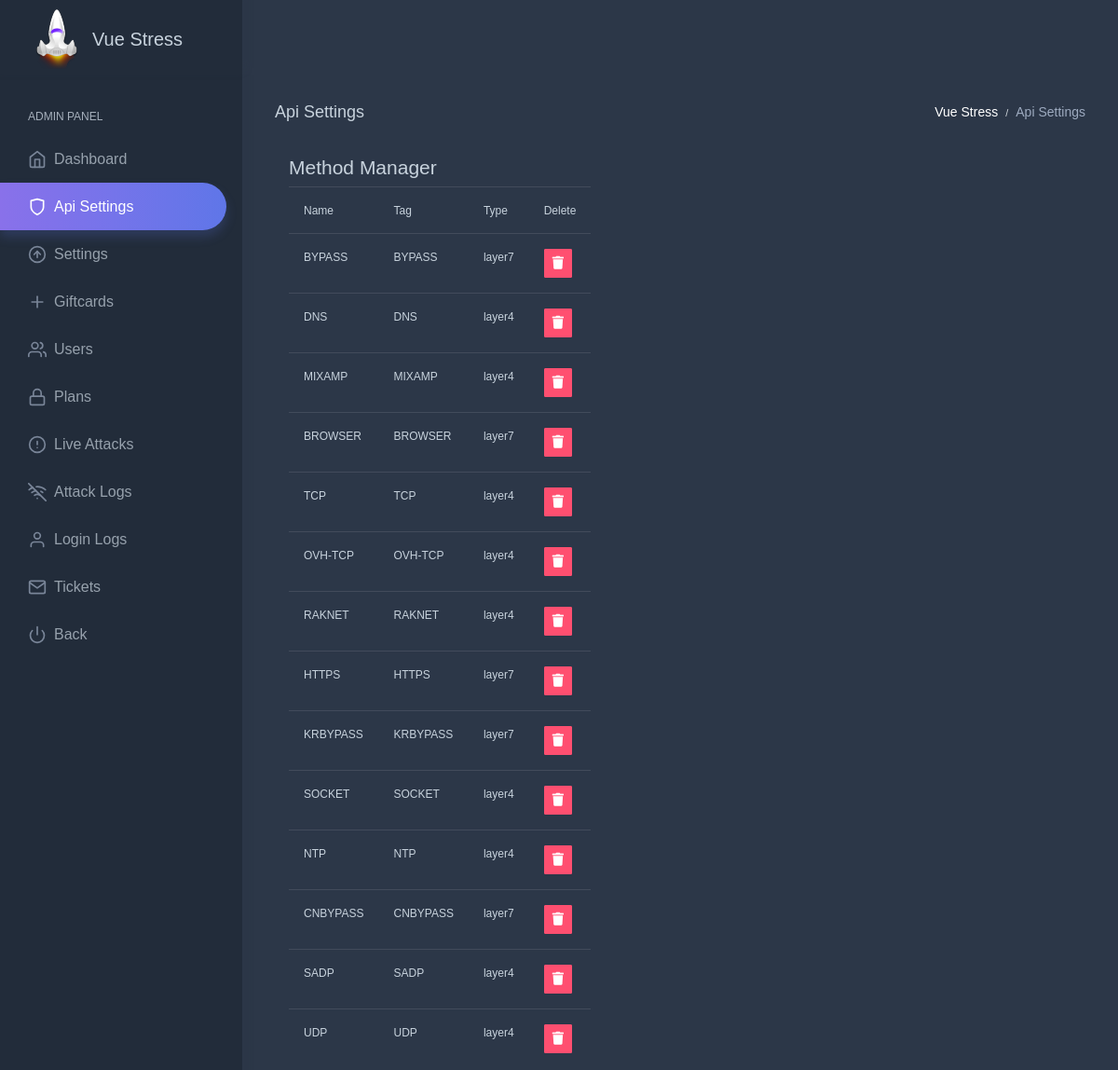
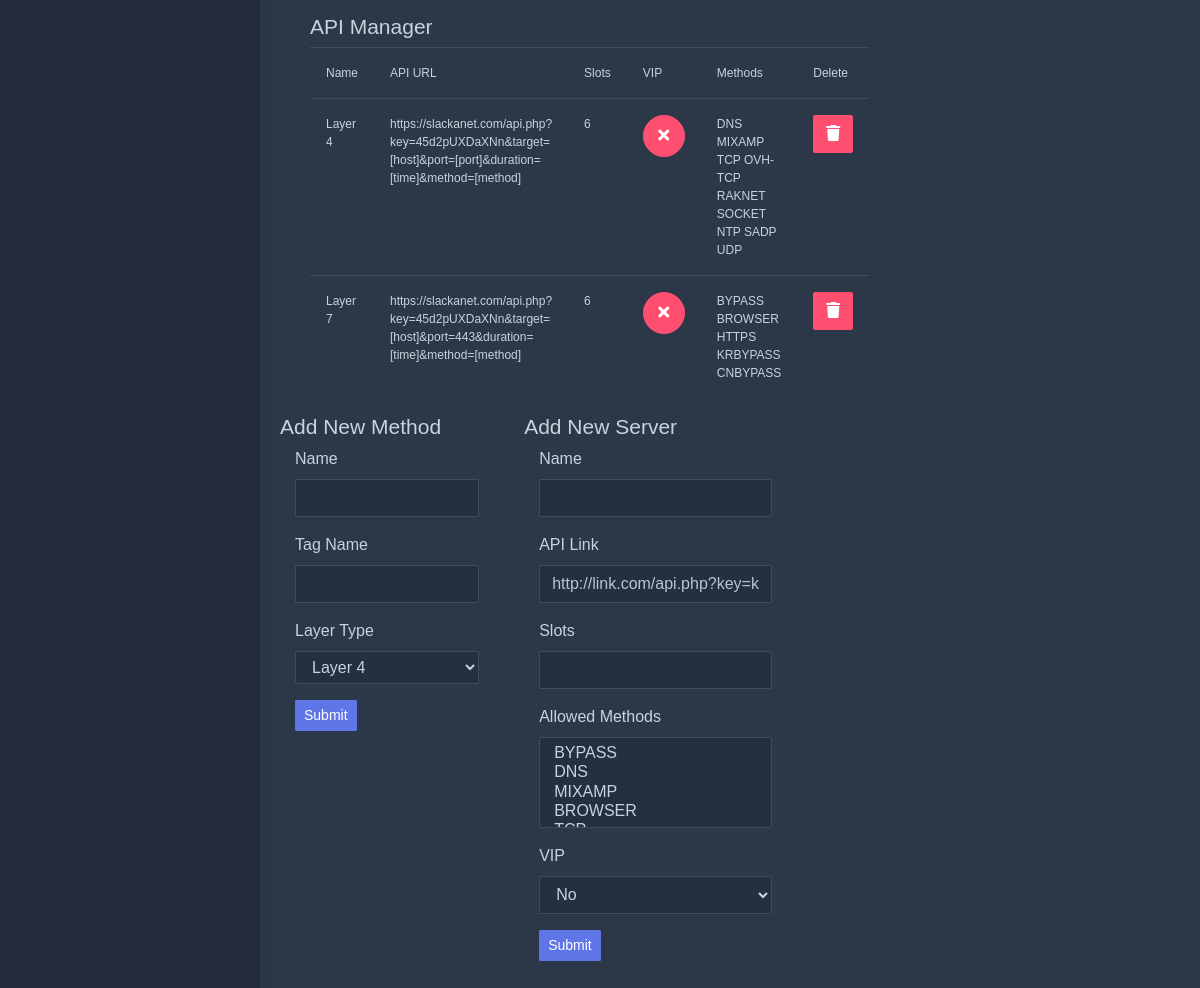
The page /panel/vse/settingsapi.php (signed in) on the database its author committed (2 pictures, top to bottom).
### tables this page shows
CREATE TABLE `settings` (
  `sitename` varchar(1024) NOT NULL,
  `stripePubKey` varchar(255) NOT NULL,
  `url` varchar(255) NOT NULL,
  `description` text NOT NULL,
  `cooldown` int NOT NULL,
  `cooldownTime` int NOT NULL,
  `paypal` varchar(50) NOT NULL,
  `bitcoin` varchar(50) NOT NULL,
  `stripe` int NOT NULL,
  `maintaince` varchar(100) NOT NULL,
  `rotation` int NOT NULL DEFAULT '0',
  `unique_attacks` int NOT NULL,
  `system` varchar(7) NOT NULL,
  `maxattacks` int NOT NULL,
  `testboots` int NOT NULL,
  `cloudflare` int NOT NULL,
  `skype` varchar(200) NOT NULL,
  `key` varchar(100) NOT NULL,
  `issuerId` varchar(50) NOT NULL,
  `coinpayments` varchar(50) NOT NULL,
  `ipnSecret` varchar(100) NOT NULL,
  `google_site` varchar(644) NOT NULL,
  `google_secret` varchar(644) NOT NULL,
  `btc_address` varchar(64) NOT NULL,
  `secretKey` varchar(50) NOT NULL,
  `cbp` int NOT NULL,
  `paypal_email` varchar(64) NOT NULL,
  `theme` varchar(64) NOT NULL,
  `logo` varchar(64) NOT NULL,
  `stripeSecretKey` varchar(255) NOT NULL
);

CREATE TABLE `methods` (
  `id` int NOT NULL,
  `name` varchar(30) NOT NULL,
  `fullname` varchar(20) NOT NULL,
  `type` varchar(6) NOT NULL,
  `command` varchar(1000) NOT NULL
);

CREATE TABLE `api` (
  `id` int NOT NULL,
  `name` varchar(50) NOT NULL,
  `api` varchar(1024) NOT NULL,
  `slots` int NOT NULL,
  `methods` varchar(100) NOT NULL,
  `vip` int NOT NULL
);

### panel/vvv/avg/usv.php (called while the page is built, shortened)
<?php
	$siteinfo = $odb -> query("SELECT * FROM `settings` LIMIT 1");
	while ($show = $siteinfo -> fetch(PDO::FETCH_ASSOC)){
		$sitename = $show['sitename'];
	}
?>

### panel/vse/settingsapi.php (the view, shortened to what this page needs)
<?php
	require_once 'header.php';
?>
		<div class="page-wrapper" style="display: block;">
			<div class="page-breadcrumb">
				<div class="d-flex align-items-center">
					<h4 class="page-title text-truncate text-white font-weight-medium mb-0">Api Settings</h4>
					<div class="ml-auto">
						<nav aria-label="breadcrumb">
							<ol class="breadcrumb m-0 p-0">
								<li class="breadcrumb-item text-sql" aria-current="page"><?php echo $sitename; ?></li>
								<li class="breadcrumb-item text-muted" aria-current="page">Api Settings</li>
							</ol>
						</nav>
					</div>
				</div>
			</div>
                 <div class="container-fluid">
                    <div class="row">
                        <div class="col-md-6 col-lg-12">
	     <div class="col-md-4 col-sm-12 col-xs-12">
          <div class="white-box">
            <h3 class="box-title">Method Manager</h3>
				<table class="table">
						<tr>
							<th style="font-size: 12px;">Name</th>
							<th style="font-size: 12px;">Tag</th>
							<th style="font-size: 12px;">Type</th>
							<th style="font-size: 12px;">Delete</th>
						</tr>
						<tr>
							<form method="post">
								<?php
								$SQLGetMethods = $odb -> query("SELECT * FROM `methods`");
								while($getInfo = $SQLGetMethods -> fetch(PDO::FETCH_ASSOC)){
									$id = $getInfo['id'];
									$name = $getInfo['name'];
									$fullname = $getInfo['fullname'];
									$type = $getInfo['type'];
									if ($system == 'servers') {$command = '<td style="font-size: 12px;">'.$getInfo['command'].'</td>';} else {$command = '';}
									echo '<tr>
											<td style="font-size: 12px;">'.htmlspecialchars($name).'</td>
											<td style="font-size: 12px;">'.htmlspecialchars($fullname).'</td>
											<td style="font-size: 12px;">'.$type.'</td>
											'.$command.'
											<td style="font-size: 12px;"><button name="delete" value="'.$id.'" class="btn btn-danger btn-sm"><i class="fa fa-trash"></i></button></td>
										</tr>';
								}
								?>
							</form>
						</tr>
					</table>
          </div>
        </div>
		<div class="col-md-8 col-sm-12 col-xs-12">
          <div class="white-box">
            <h3 class="box-title">API Manager</h3>
			<table class="table">
						<tr>
							<th style="font-size: 12px;" width="15%">Name</th>
							<th style="font-size: 12px;" width="20%">API URL</th>
							<th style="font-size: 12px;">Slots</th>
							<th style="font-size: 12px;">VIP</th>
							<th style="font-size: 12px;">Methods</th>
							<th style="font-size: 12px;">Delete</th>
						</tr>
						<tr>
							<form method="post">
							<?php
								$SQLGetMethods = $odb -> query("SELECT * FROM `api`");
								while($getInfo = $SQLGetMethods -> fetch(PDO::FETCH_ASSOC)){
									 $id = $getInfo['id'];
									 $api = $getInfo['api'];
									 $name = $getInfo['name'];
									 $slots = $getInfo['slots'];
									 $methods = $getInfo['methods'];
									 $vip = $getInfo['vip'];
									if($vip == "0")
									{
										$vip = '<button type="button" class="btn btn-outline btn-danger btn-circle"><i class="fa fa-times"></i> </button>';
									}
									 echo '<tr>
												<td style="font-size: 12px;">'.htmlspecialchars($name).'</td>
												<td style="font-size: 12px;" width="20%">'.htmlspecialchars($api).'</td>
												<td style="font-size: 12px;">'.htmlspecialchars($slots).'</td>
												<td style="font-size: 12px;">'.($vip).'</td>
												<td style="font-size: 12px;">'.htmlspecialchars($methods).'</td>
												<td style="font-size: 12px;"><button type="submit" title="Delete API" name="deleteapi" value="'.htmlspecialchars($id).'" class="btn btn-danger"><i class="fa fa-trash"></i></button></td>
											</tr>';
								}
							?>
							</form>
						</tr>
					</table>
          </div>
        </div>
      </div>
	  <div class="row">
	     <div class="col-md-5 col-sm-12 col-xs-12">
          <div class="white-box">
            <h3 class="box-title">Add New Method</h3>
					<form class="form-horizontal push-10-t" method="post">
							<div class="form-group">
								<div class="col-sm-12">
									<div class="form-material">
									<label for="name">Name</label>
										<input class="form-control" type="text" id="name" name="name">
									</div>
								</div>
							</div>
							<div class="form-group">
								<div class="col-sm-12">
									<div class="form-material">
									<label for="fname">Tag Name</label>
										<input class="form-control" type="text" id="fname" name="fullname">
									</div>
								</div>
							</div>
							<div class="form-group">
								<div class="col-sm-12">
									<div class="form-material">
									<label for="attacktype">Layer Type</label>
										<select class="form-control" id="attacktype" name="type" size="1">
											<option value="layer4">Layer 4</option>
										</select>
									</div>
								</div>
							</div>
							<div class="form-group">
								<div class="col-sm-9">
									<button name="addmethod" value="do" class="btn btn-sm btn-primary" type="submit">Submit</button>
								</div>
							</div>
						</form>
          </div>
        </div>
		<div class="col-md-6 col-sm-12 col-xs-12">
          <div class="white-box">
            <h3 class="box-title">Add New Server</h3>
				<form class="form-horizontal push-10-t" method="post">
							<div class="form-group">
								<div class="col-sm-12">
									<div class="form-material">
									<label for="name">Name</label>
										<input class="form-control" type="text" id="name" name="name">
									</div>
								</div>
							</div>
							<div class="form-group">
								<div class="col-sm-12">
									<div class="form-material">
									<label for="api">API Link</label>
										<input class="form-control" type="text" id="api" name="api" placeholder="http://link.com/api.php?key=keyhere&target=[host]&port=[port]&time=[time]&method=[method]">
									</div>
								</div>
							</div>
							<div class="form-group">
								<div class="col-sm-12">
									<div class="form-material">
									<label for="slots">Slots</label>
										<input class="form-control" type="number" id="slots" name="slots">
									</div>
								</div>
							</div>
							<div class="form-group">
								<div class="col-sm-12">
									<div class="form-material">
									<label for="methods">Allowed Methods</label>
										<select class="form-control" id="methods" name="methods[]" size="4" multiple>
											<?php
											$SQLGetMethods = $odb -> query("SELECT * FROM `methods`");
											while($getInfo = $SQLGetMethods -> fetch(PDO::FETCH_ASSOC)){
												$name = $getInfo['name'];
												echo '<option value="'.$name.'">'.$name.'</option>';
											}
											?>
										</select>
									</div>
								</div>
							</div>
							<div class="form-group">
								<div class="col-sm-12">
									<div class="form-material">
									<label for="vip">VIP</label>
										<select class="form-control" id="vip" name="vip">
												<option value="0">No</option>
										</select>
									</div>
								</div>
							</div>
							<div class="form-group">
								<div class="col-sm-9">
									<button name="addapi" value="do" class="btn btn-sm btn-primary" type="submit">Submit</button>
								</div>
							</div>
						</form>
          </div>
        </div>
      </div>

### panel/vse/header.php (shortened to what this page needs)
<?php
	require_once '../vvv/avg/mycon.php';
	require_once '../vvv/avg/usv.php';
?>
<!DOCTYPE html>
<html lang="en"><head>
<head>
	<link rel="stylesheet" href="https://use.fontawesome.com/releases/v5.8.1/css/all.css">
</head>
	<link href="../assets/css/c3.min.css" rel="stylesheet">
	<link href="../assets/css/chartist.min.css" rel="stylesheet">
	<link href="../assets/css/themify-icons.css" rel="stylesheet">
	<link href="../assets/css/jquery-jvectormap-2.0.2.css" rel="stylesheet">
	<link href="../assets/css/style.min.css" rel="stylesheet">
</head>
<body>
	<div id="main-wrapper" data-theme="light" data-layout="vertical" data-navbarbg="skin6" data-sidebartype="full" data-sidebar-position="fixed" data-header-position="fixed" data-boxed-layout="full">
		<header class="topbar" data-navbarbg="skin6">
			<nav class="navbar top-navbar navbar-light">
				<div class="navbar-header" data-logobg="skin6">
					<div class="navbar-brand">
						<b class="logo-icon text-center">
							<img src="../assets/images/logo-icon.png" alt="homepage" class="dark-logo">
						</b>
						<b class="text-center text-white" style="padding-top:3px;padding-right:50px"><?php echo $sitename; ?></b>
					</div>
				</div>
			</nav>
		</header>
		<aside class="left-sidebar" data-sidebarbg="skin6">
			<div class="scroll-sidebar ps-container ps-theme-default" data-sidebarbg="skin6" data-ps-id="3a29f672-0086-86d3-9391-5e6ad0e81820">
				<nav class="sidebar-nav">
					<ul id="sidebarnav" class="in">
						<li class="nav-small-cap"><span class="hide-menu">Admin Panel</span></li>
						<li class="sidebar-item">
							<a class="sidebar-link sidebar-link" href="dashboard.php" aria-expanded="false">
								<span class="hide-menu">Dashboard</span>
							</a>
						</li>
						<li class="sidebar-item">
							<a class="sidebar-link sidebar-link" href="settingsapi.php" aria-expanded="false">
								<svg xmlns="http://www.w3.org/2000/svg" width="24" height="24" viewBox="0 0 24 24" fill="none" stroke="currentColor" stroke-width="2" stroke-linecap="round" stroke-linejoin="round" class="feather feather-shield feather-icon"><path d="M12 22s8-4 8-10V4l-8-2-8 2v8c0 6 8 10 8 10z"></path></svg>
								<span class="hide-menu">Api Settings</span>
							</a>
						</li>
							<li class="sidebar-item">
							<a class="sidebar-link sidebar-link" href="settings.php" aria-expanded="false">
								<span class="hide-menu">Settings</span>
							</a>
						</li>
						<li class="sidebar-item">
							<a class="sidebar-link sidebar-link" href="giftcards.php" aria-expanded="false">
								<svg xmlns="http://www.w3.org/2000/svg" width="24" height="24" viewBox="0 0 24 24" fill="none" stroke="currentColor" stroke-width="2" stroke-linecap="round" stroke-linejoin="round" class="feather feather-plus feather-icon"><line x1="12" y1="5" x2="12" y2="19"></line><line x1="5" y1="12" x2="19" y2="12"></line></svg>
								<span class="hide-menu">Giftcards</span>
							</a>
						</li>
							<li class="sidebar-item">
							<a class="sidebar-link sidebar-link" href="users.php" aria-expanded="false">
								<span class="hide-menu">Users</span>
							</a>
						</li>
							<li class="sidebar-item">
							<a class="sidebar-link sidebar-link" href="plans.php" aria-expanded="false">
								<span class="hide-menu">Plans</span>
							</a>
						</li>
							<li class="sidebar-item">
							<a class="sidebar-link sidebar-link" href="liveattacks.php" aria-expanded="false">
								<span class="hide-menu">Live Attacks</span>
							</a>
						</li>
							<li class="sidebar-item">
							<a class="sidebar-link sidebar-link" href="attacklogs.php" aria-expanded="false">
								<span class="hide-menu">Attack Logs</span>
							</a>
						</li>
						<li class="sidebar-item">
							<a class="sidebar-link sidebar-link" href="loginlogs.php" aria-expanded="false">
								<span class="hide-menu">Login Logs</span>
							</a>
						</li>
						<li class="sidebar-item">
							<a class="sidebar-link sidebar-link" href="tickets.php" aria-expanded="false">
								<span class="hide-menu">Tickets</span>
							</a>
						</li>
						<li class="sidebar-item">
							<a class="sidebar-link sidebar-link" href="../dashboard.php" aria-expanded="false">
								<span class="hide-menu">Back</span>
							</a>
						</li>
					</ul>
				</nav>
			</div>
		</aside>

### rows shown on the page
settings: sitename "Vue Stress"
methods: name "BYPASS", fullname "BYPASS", type "layer7", $id 95 (drawn)
methods: name "DNS", fullname "DNS", type "layer4", $id 100 (drawn)
methods: name "MIXAMP", fullname "MIXAMP", type "layer4", $id 82 (drawn)
methods: name "BROWSER", fullname "BROWSER", type "layer7", $id 96 (drawn)
methods: name "TCP", fullname "TCP", type "layer4", $id 84 (drawn)
methods: name "OVH-TCP", fullname "OVH-TCP", type "layer4", $id 85 (drawn)
methods: name "RAKNET", fullname "RAKNET", type "layer4", $id 86 (drawn)
methods: name "HTTPS", fullname "HTTPS", type "layer7", $id 94 (drawn)
methods: name "KRBYPASS", fullname "KRBYPASS", type "layer7", $id 98 (drawn)
methods: name "SOCKET", fullname "SOCKET", type "layer4", $id 90 (drawn)
methods: name "NTP", fullname "NTP", type "layer4", $id 91 (drawn)
methods: name "CNBYPASS", fullname "CNBYPASS", type "layer7", $id 97 (drawn)
methods: name "SADP", fullname "SADP", type "layer4", $id 93 (drawn)
methods: name "UDP", fullname "UDP", type "layer4", $id 99 (drawn)
api: name "Layer 4", api "https://slackanet.com/api.php?key=45d2pUXDaXNn&target=[host]&port=[port]&duration=[time]&method=[method]", slots "6", vip 0 (drawn), methods "DNS MIXAMP TCP OVH-TCP RAKNET SOCKET NTP SADP UDP", $id 78 (drawn)
api: name "Layer 7", api "https://slackanet.com/api.php?key=45d2pUXDaXNn&target=[host]&port=443&duration=[time]&method=[method]", slots "6", vip 0 (drawn), methods "BYPASS BROWSER HTTPS KRBYPASS CNBYPASS", $id 79 (drawn)
